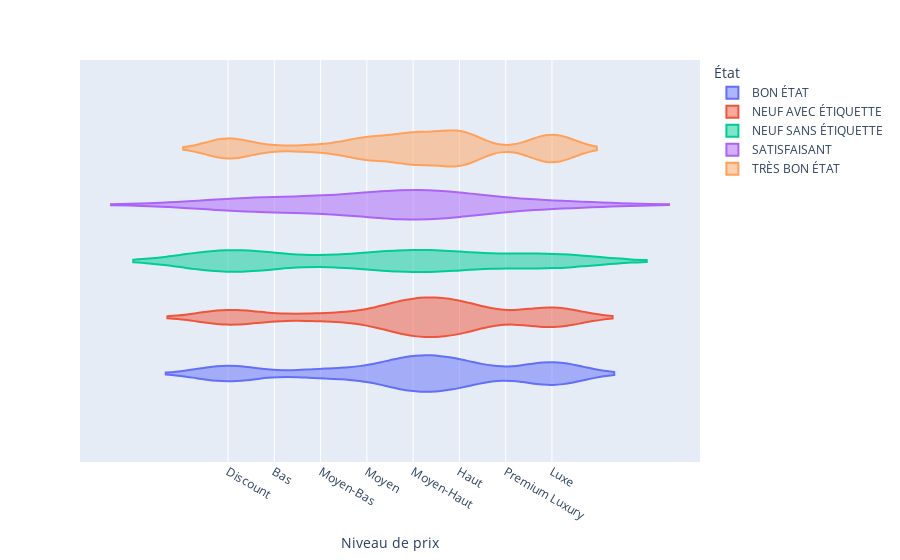

Notebook code cell kept with this figure:
### Code cell
px.violin(filtered_df_shirt, x='Niveau de prix', color='État', category_orders=category_orders)

### Figure 1 — Plotly figure (JSON) as saved in the notebook; plotly's stock layout.template omitted (floating-point values rounded to 4 significant figures; data arrays with more than 128 entries replaced by an {"elided": "..."} marker saying what was removed)
{"data": [{"alignmentgroup": "True", "box": {"visible": false}, "hovertemplate": "État=BON ÉTAT<br>Niveau de prix=%{x}<extra></extra>", "legendgroup": "BON ÉTAT", "marker": {"color": "#636efa"}, "name": "BON ÉTAT", "offsetgroup": "BON ÉTAT", "orientation": "h", "scalegroup": "True", "showlegend": true, "type": "violin", "x": ["Luxe", "Luxe", "Luxe", "Luxe", "Discount", "Discount", "Discount", "Discount", "Discount", "Moyen-Haut", "Discount", "Moyen-Haut", "Discount", "Discount", "Discount", "Discount", "Discount", "Moyen", "Moyen", "Moyen", "Moyen", "Moyen-Bas", "Moyen-Bas", "Moyen-Bas", "Moyen-Bas", "Moyen-Bas", "Haut", "Haut", "Haut", "Haut", "Haut", "Haut", "Haut", "Haut", "Haut", "Haut", "Haut", "Moyen-Haut", "Moyen-Haut", "Moyen-Haut", "Moyen-Haut", "Moyen-Haut", "Moyen-Haut", "Moyen-Haut", "Moyen-Haut", "Moyen-Haut", "Moyen-Haut", "Moyen-Haut", "Moyen-Haut", "Moyen-Haut", "Moyen-Haut", "Moyen-Haut", "Moyen-Haut", "Moyen-Haut", "Luxe", "Haut", "Luxe", "Haut", "Haut", "Luxe", "Luxe", "Luxe", "Luxe", "Luxe", "Luxe", "Luxe", "Luxe", "Luxe", "Luxe"], "x0": " ", "xaxis": "x", "y0": " ", "yaxis": "y"}, {"alignmentgroup": "True", "box": {"visible": false}, "hovertemplate": "État=NEUF AVEC ÉTIQUETTE<br>Niveau de prix=%{x}<extra></extra>", "legendgroup": "NEUF AVEC ÉTIQUETTE", "marker": {"color": "#EF553B"}, "name": "NEUF AVEC ÉTIQUETTE", "offsetgroup": "NEUF AVEC ÉTIQUETTE", "orientation": "h", "scalegroup": "True", "showlegend": true, "type": "violin", "x": ["Moyen", "Moyen-Haut", "Luxe", "Haut", "Haut", "Haut", "Luxe", "Luxe", "Luxe", "Moyen-Haut", "Moyen-Haut", "Moyen-Haut", "Haut", "Moyen-Haut", "Moyen-Haut", "Moyen-Haut", "Moyen-Haut", "Moyen-Haut", "Moyen-Haut", "Moyen-Haut", "Moyen-Haut", "Moyen-Haut", "Moyen-Bas", "Haut", "Moyen-Bas", "Moyen-Haut", "Moyen-Haut", "Moyen-Haut", "Haut", "Discount", "Discount", "Discount", "Discount", "Discount", "Bas", "Bas", "Discount", "Haut", "Discount", "Discount", "Discount", "Discount", "Discount", "Moyen", "Moyen", "Moyen", "Moyen", "Moyen-Bas", "Moyen-Bas", "Haut", "Haut", "Haut", "Haut", "Haut", "Haut", "Haut", "Haut", "Haut", "Haut", "Moyen-Haut", "Moyen-Haut", "Moyen-Haut", "Luxe", "Haut", "Luxe", "Luxe", "Luxe", "Luxe", "Luxe", "Luxe", "Moyen-Haut", "Luxe", "Haut", "Moyen-Haut", "Moyen-Haut", "Luxe", "Premium Luxury", "Luxe", "Luxe"], "x0": " ", "xaxis": "x", "y0": " ", "yaxis": "y"}, {"alignmentgroup": "True", "box": {"visible": false}, "hovertemplate": "État=NEUF SANS ÉTIQUETTE<br>Niveau de prix=%{x}<extra></extra>", "legendgroup": "NEUF SANS ÉTIQUETTE", "marker": {"color": "#00cc96"}, "name": "NEUF SANS ÉTIQUETTE", "offsetgroup": "NEUF SANS ÉTIQUETTE", "orientation": "h", "scalegroup": "True", "showlegend": true, "type": "violin", "x": {"elided": "148 str values"}, "x0": " ", "xaxis": "x", "y0": " ", "yaxis": "y"}, {"alignmentgroup": "True", "box": {"visible": false}, "hovertemplate": "État=SATISFAISANT<br>Niveau de prix=%{x}<extra></extra>", "legendgroup": "SATISFAISANT", "marker": {"color": "#ab63fa"}, "name": "SATISFAISANT", "offsetgroup": "SATISFAISANT", "orientation": "h", "scalegroup": "True", "showlegend": true, "type": "violin", "x": ["Discount", "Bas", "Moyen-Bas", "Haut", "Moyen-Haut", "Moyen-Haut", "Moyen-Haut", "Moyen-Haut", "Luxe"], "x0": " ", "xaxis": "x", "y0": " ", "yaxis": "y"}, {"alignmentgroup": "True", "box": {"visible": false}, "hovertemplate": "État=TRÈS BON ÉTAT<br>Niveau de prix=%{x}<extra></extra>", "legendgroup": "TRÈS BON ÉTAT", "marker": {"color": "#FFA15A"}, "name": "TRÈS BON ÉTAT", "offsetgroup": "TRÈS BON ÉTAT", "orientation": "h", "scalegroup": "True", "showlegend": true, "type": "violin", "x": {"elided": "356 str values"}, "x0": " ", "xaxis": "x", "y0": " ", "yaxis": "y"}], "layout": {"legend": {"title": {"text": "État"}, "tracegroupgap": 0}, "margin": {"t": 60}, "violinmode": "group", "xaxis": {"anchor": "y", "categoryarray": ["Discount", "Bas", "Moyen-Bas", "Moyen", "Moyen-Haut", "Haut", "Premium Luxury", "Luxe"], "categoryorder": "array", "domain": [0, 1], "title": {"text": "Niveau de prix"}}, "yaxis": {"anchor": "x", "domain": [0, 1]}}}
